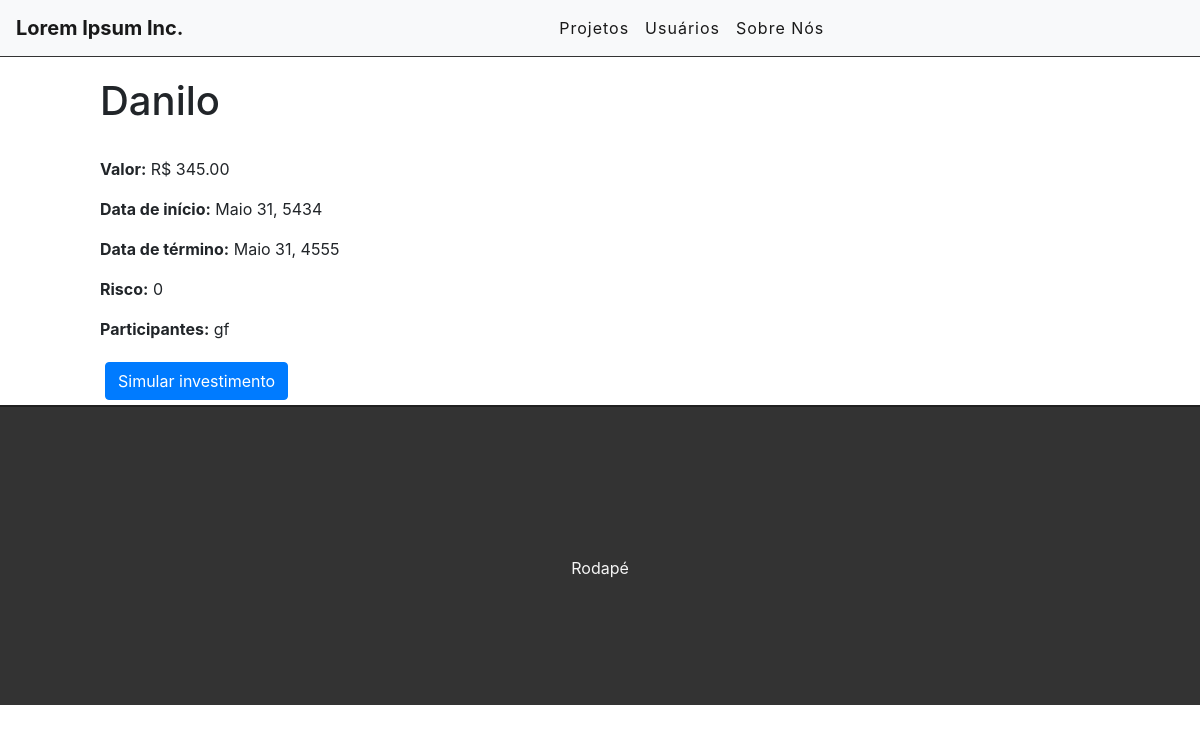
Page /project/11 on the earlier database version.
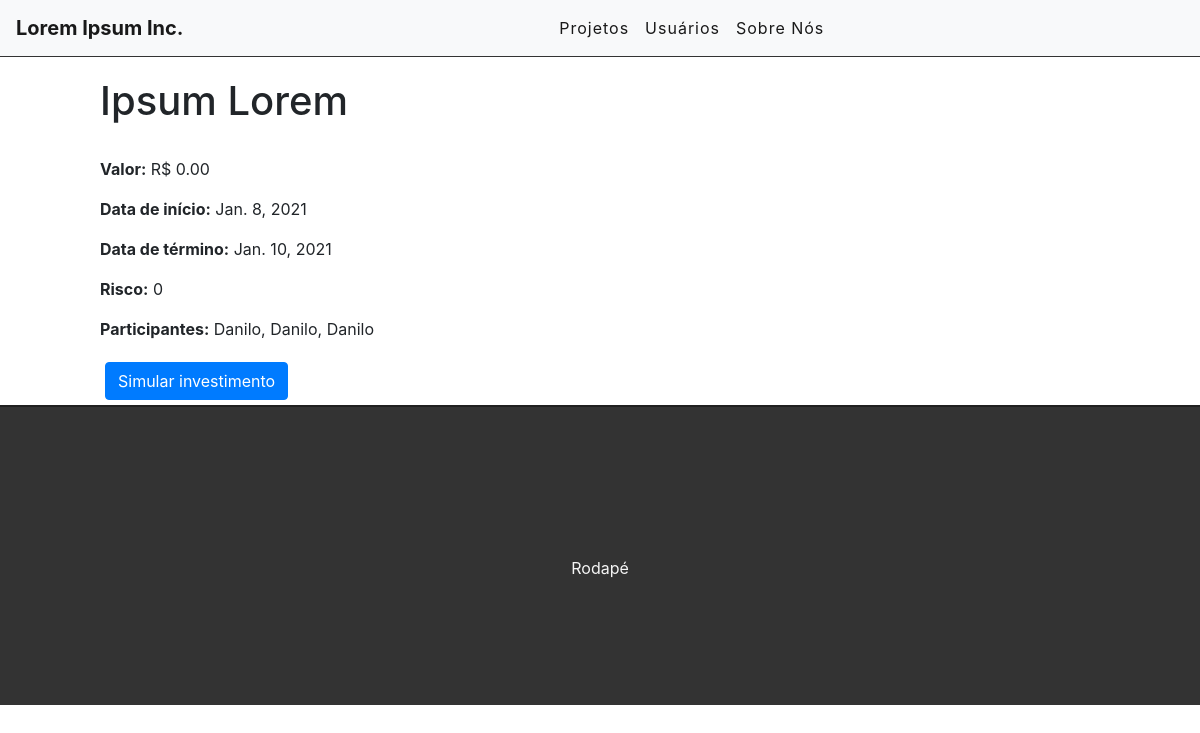
Same page on the later database version.
### projects/models.py (models this page shows, shortened)
class Project(models.Model):
    OPTIONS = (
        (0, 'baixo'),
        (1, 'medio'),
        (2, 'alto'),
    )
    name = models.CharField(max_length=255)
    startData = models.DateField(auto_now=False)
    endData = models.DateField(auto_now=False)
    risk = models.IntegerField(
        choices=OPTIONS,
    )
    price = models.DecimalField(max_digits=10, decimal_places=2)
    stakeholders = models.CharField(max_length=500, null=True)
    created_at = models.DateTimeField(auto_now_add=True)
    updated_at = models.DateTimeField(auto_now=True)

### projects/views.py (the view)
# urls.py: path('project/<int:id>', views.projectView, name='project-view'),
def projectView(request, id):
    project = get_object_or_404(Project, pk=id)
    return render(request, 'projects/project.html', {'project': project})

### projects/templates/projects/project.html (shortened to what this page needs)
{% extends 'base.html' %}
{% block content%}
<div class="offset-1 col-10 list-div">
    <h1>{{project.name}}</h1><br>
    <p> <b>Valor:</b> R$ {{project.price}}</p>
    <p><b>Data de início:</b> {{project.startData}}</p>
    <p><b>Data de término:</b> {{project.endData}}</p>
    <p><b>Risco:</b> {{project.risk}}</p>
    <p><b>Participantes:</b> {{project.stakeholders}}</p>
    <div style="padding: 5px">
        <a href="simulator/{{project.id}}" data-bs-toggle="modal" data-bs-target="#exampleModal">
            <button class="btn btn-primary"> Simular investimento</button>
        </a>
        <br>
    </div>
</div>
{% endblock %}

### projects/templates/base.html (shortened to what this page needs)
{% load static %}
<!DOCTYPE html>
<html lang="pt-br">
<head>
    <link rel="stylesheet" href="https://cdn.jsdelivr.net/npm/bootstrap@4.5.3/dist/css/bootstrap.min.css"
>
    <link rel="stylesheet" href="https://cdnjs.cloudflare.com/ajax/libs/font-awesome/5.15.1/css/all.min.css">
    <link rel="stylesheet" href="{% static 'css/styles.css' %}">
</head>
<body>
<div class="container-fluid">
    <nav class="navbar navbar-expand-lg navbar-light bg-light">
        <a class="navbar-brand" href="/">Lorem Ipsum Inc.</a>
        <div class="collapse navbar-collapse" id="conteudoNavbarSuportado">
            <ul class="navbar-nav mr-auto">
                <li class="nav-item active">
                    <a class="nav-link" href="/">Projetos</a>
                </li>
                <li class="nav-item active">
                    <a class="nav-link" href="/admin/auth/user/">Usuários</a>
                </li>
                <li class="nav-item active">
                    <a class="nav-link" href="#">Sobre Nós</a>
                </li>
            </ul>
        </div>
    </nav>
    {% block content %}
    {% endblock %}
    <footer>
        <p>Rodapé</p>
    </footer>
</div>
</body>
</html>

### projects/static/css/styles.css (style rules this page uses)
.container-fluid { padding: 0; }
.navbar { border-bottom: 1px solid #333; margin-bottom: 20px; }
.navbar-nav { margin: auto }
.navbar-brand { font-weight: bold; }
.navbar-light .navbar-nav a.nav-link { color: #333; letter-spacing: 1px; }
.list-div { padding: 0; }
footer { background-color: #333; height: 300px; border-top: 2px solid #202020; }
footer p { color: #f5f5f5; text-align: center; top: 50%; position: relative; }

Differences in the rows shown:
changed Project: name "Danilo" → "Ipsum Lorem"; price "345.00" → "0.00"; startData "Maio 31, 5434" → "Jan. 8, 2021"; endData "Maio 31, 4555" → "Jan. 10, 2021"; stakeholders "gf" → "Danilo, Danilo, Danilo"
